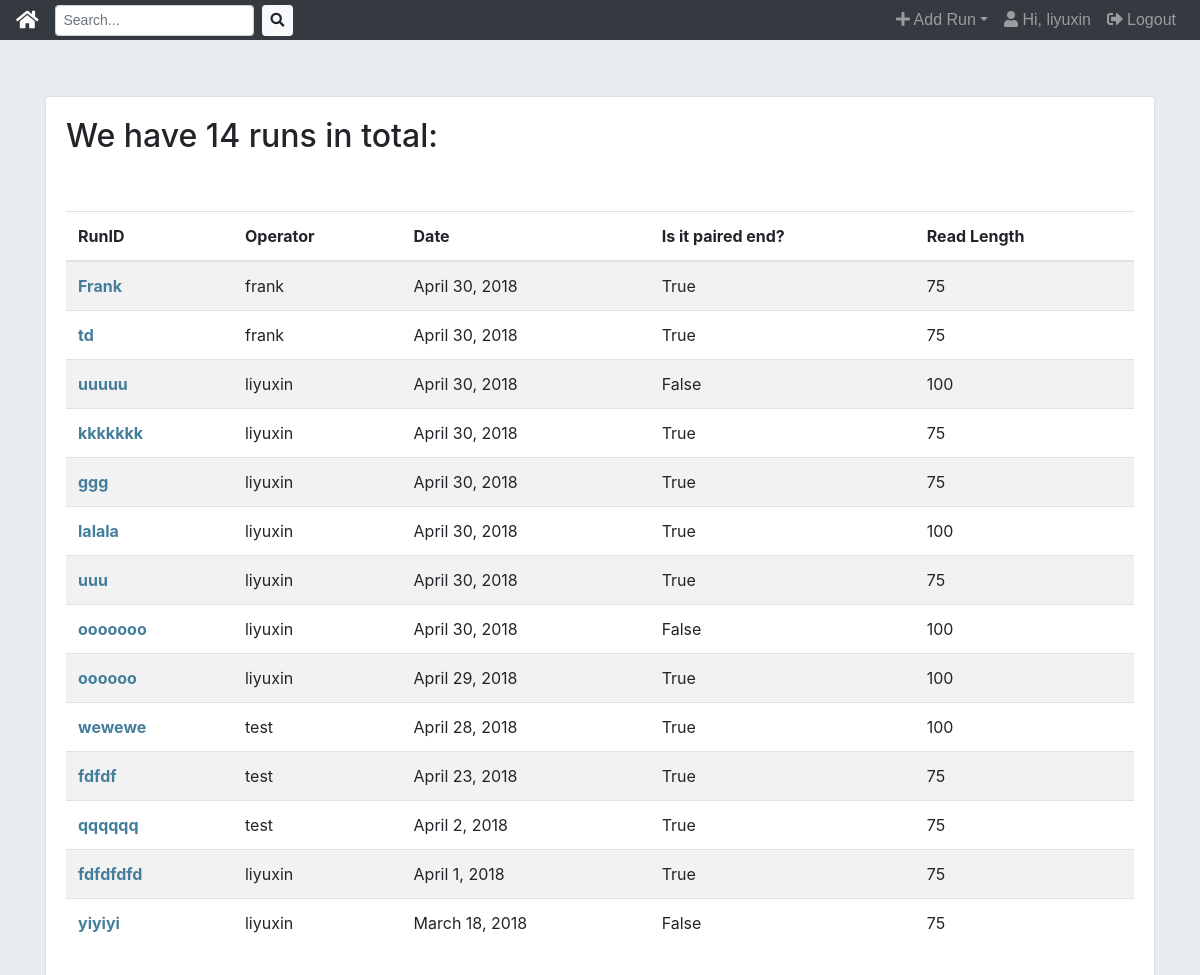
The page /nextseq_app/home/ (signed in) on the database as committed earlier.
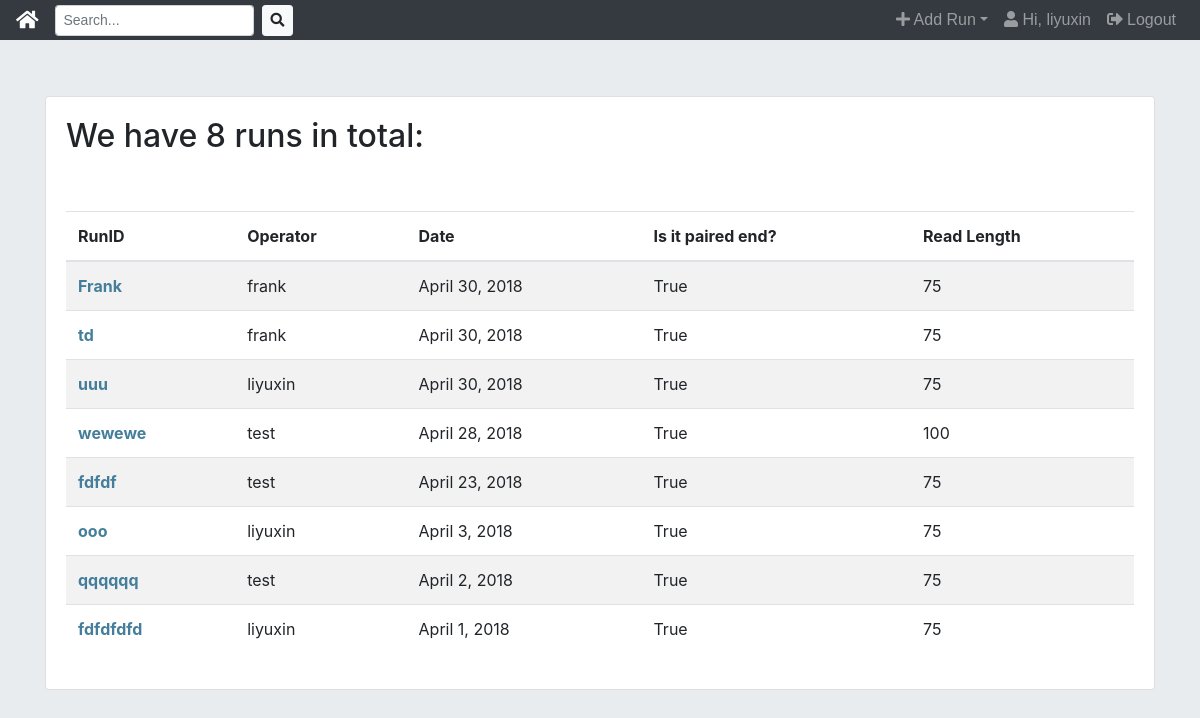
The same page on the database as committed later.
### nextseq_app/models.py (models this page shows, shortened)
class RunInfo(models.Model):
	runid = models.CharField(max_length=200)
	operator = models.ForeignKey(User, on_delete=models.CASCADE)
	date = models.DateField('I did this run on...',help_text='Please enter like this: 2018-04-30')
	is_pe = models.BooleanField('Is it paired-end?', default=True)
	reads_length = models.IntegerField(default=75)
	class Meta:
		ordering = ['-date']

### nextseq_app/views.py (the view, shortened to what this page needs)
# urls.py: path('home/', views.HomeView.as_view(),name='home'),
@method_decorator(login_required, name='dispatch')
class HomeView(ListView):
	template_name = "nextseq_app/home.html"
	context_object_name = 'RunInfo_list'
	def get_queryset(self):
		queryset_list = RunInfo.objects.all()
		return queryset_list
	def get_context_data(self, **kwargs):
		context = super().get_context_data(**kwargs)
		context['number'] = self.get_queryset().count()
		return context

### nextseq_app/templates/nextseq_app/home.html
{% extends 'nextseq_app/base.html' %}
{% block body %}
<br />
<br />
<br />
<br />
<div class="container">
    <div class="card">
    <div class="card-body">
{% if request.GET.q %}
<h1>{{number}} runs matched:</h1>
{% else %}
<h2>We have {{number}} runs in total:</h2>
{% endif %}
<br />
<br />
<table class="table table-striped tablelg" >
  <thead>
    <tr>
      <th scope="col">RunID</th>
      <th scope="col">Operator</th>
      <th scope="col">Date</th>
      <th scope="col">Is it paired end?</th>
      <th scope="col">Read Length</th>
    </tr>
  </thead>
  <tbody>
  	{% for Run in RunInfo_list %}
    <tr>
      <td><a style="color:#447e9b; font-weight:bold" href="{% url 'nextseq_app:rundetail' Run.pk %}"> {{ Run.runid }} </a></td>
      <td>{{ Run.operator }}</td>
      <td>{{ Run.date|date }}</td>
      <td>{{ Run.is_pe }}</td>
      <td>{{ Run.reads_length }}</td>
    </tr>
    {% empty %}
    <li>No Runs yet.</li>
    {% endfor %}
  </tbody>
</table>
</div>
</div>
</div>
{% endblock %}

Rows that differ between the two databases and show on the page:
removed RunInfo: runid "uuuuu", operator "liyuxin", date "April 30, 2018", is_pe "False", reads_length "100"
removed RunInfo: runid "kkkkkkk", operator "liyuxin", date "April 30, 2018", is_pe "True", reads_length "75"
removed RunInfo: runid "ggg", operator "liyuxin", date "April 30, 2018", is_pe "True", reads_length "75"
removed RunInfo: runid "lalala", operator "liyuxin", date "April 30, 2018", is_pe "True", reads_length "100"
removed RunInfo: runid "ooooooo", operator "liyuxin", date "April 30, 2018", is_pe "False", reads_length "100"
removed RunInfo: runid "oooooo", operator "liyuxin", date "April 29, 2018", is_pe "True", reads_length "100"
removed RunInfo: runid "yiyiyi", operator "liyuxin", date "March 18, 2018", is_pe "False", reads_length "75"
added RunInfo: runid "ooo", operator "liyuxin", date "April 3, 2018", is_pe "True", reads_length "75"
Other text that changed with them:
{{ number }}: "14" → "8"
